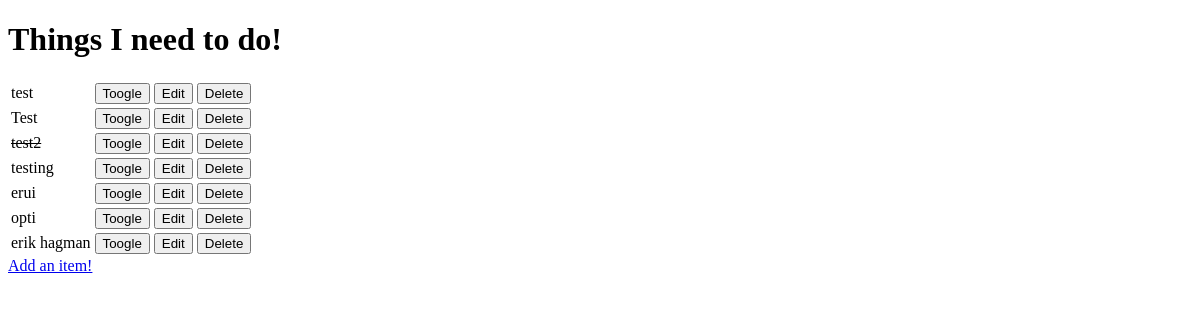
The app's page /, older data.
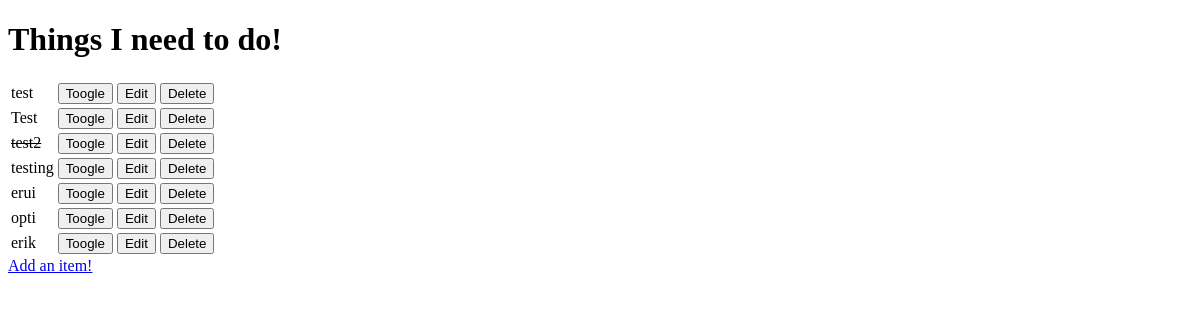
The same page, newer data.
### todo/models.py (models this page shows, shortened)
class Item(models.Model):
    name = models.CharField(max_length=50, blank=False, null=False)
    done = models.BooleanField(blank=False, null=False, default=False)

### todo/views.py (the view)
# urls.py: path('', views.get_todo_list, name='get_todo_list'),
def get_todo_list(request):
    items = Item.objects.all()
    context = {
        'items': items
    }
    return render(request, 'todo/todo_list.html', context)

### todo/templates/todo/todo_list.html (shortened to what this page needs)
<!DOCTYPE html>
<html lang="en">
<head>
</head>
<body>
    <h1>Things I need to do!</h1>
    <table>
        {% for item in items %}
        <tr>
            {% if item.done %}
            <td><strike>{{item.name}}</strike></td>
            {% else %}
            <td>{{item.name}}</td>
            {% endif %}
            <td>
                <a href="/toogle/{{ item.id }}">
                    <button>Toogle</button>
                </a>
            </td>
            <td>
                <a href="/edit/{{ item.id }}">
                    <button>Edit</button>
                </a>
            </td>
            <td>
                <a href="/delete/{{ item.id }}">
                    <button>Delete</button>
                </a>
            </td>
        </tr>
        {% empty %}
        <td>You have nothing to do</td>
        {% endfor %}
    </table>
    <a href="add">Add an item!</a>
</body>
</html>

Row changes from the older to the newer data that the page shows:
changed Item: name "erik hagman" → "erik"
